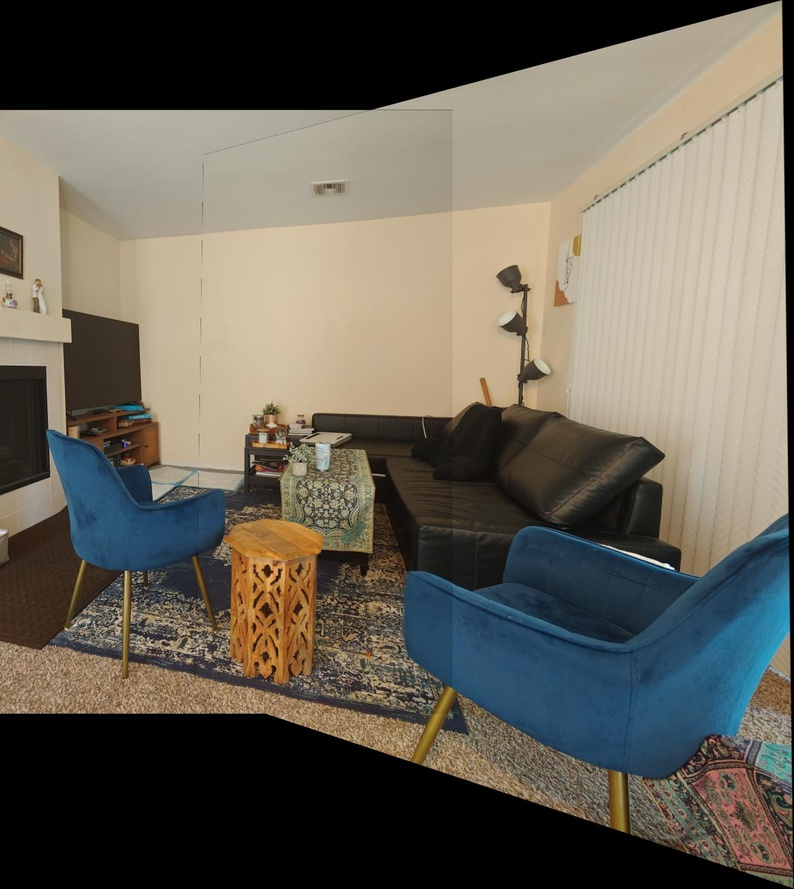
#> input picture panorama_image.jpg, 794 x 889 px, shrunk from 1342 x 1502 before the run
$ python -i homography.py   (imports and definitions only)
#> lines starting #> are read from the running program, lines starting #| are printed output that depends on the picture; after the words box and inside, x2 and y2 are one past the last pixel; in counts of white or black regions, pixels touching at a corner belong together
#> further down, picture is the input picture: shape (889, 794, 3); mean B, G, R 86.2, 97.2, 102.3
import numpy as np
import cv2
import imutils

class Homography():
    def __init__(self):
        pass

    def remove_void_regions(self, stitched_img):
        stitched_img = cv2.copyMakeBorder(stitched_img, 10, 10, 10, 10, cv2.BORDER_CONSTANT, (0,0,0))
        gray = cv2.cvtColor(stitched_img, cv2.COLOR_BGR2GRAY)
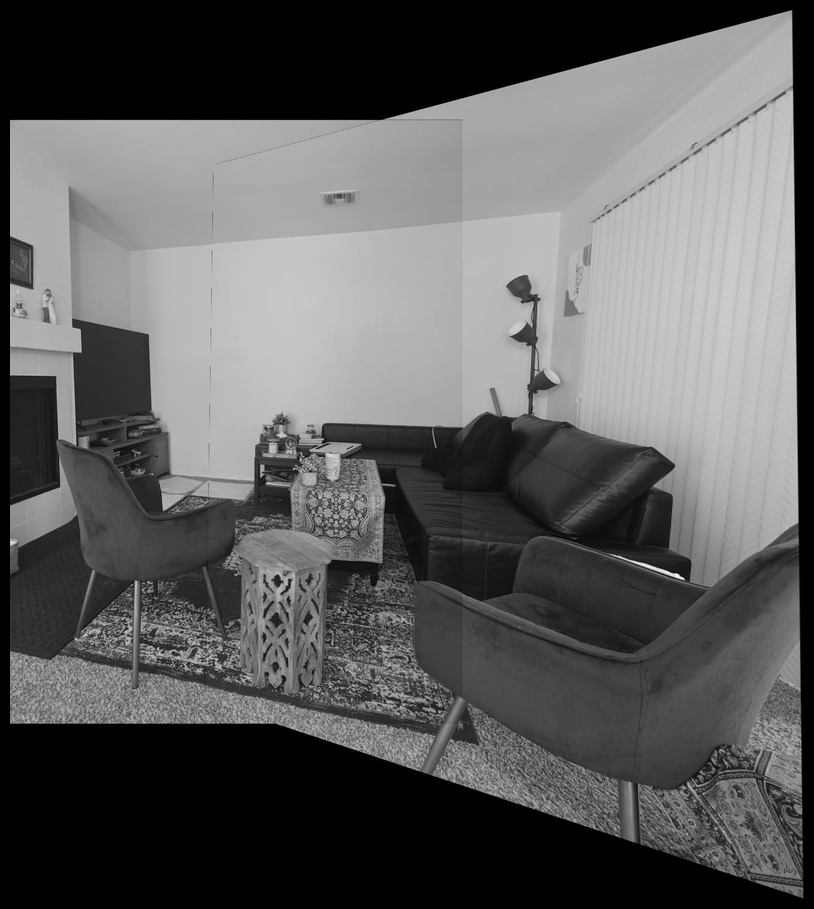
#> gray: shape (909, 814); min 0, max 245, mean 93
        thresh_img = cv2.threshold(gray, 0, 255 , cv2.THRESH_BINARY)[1]
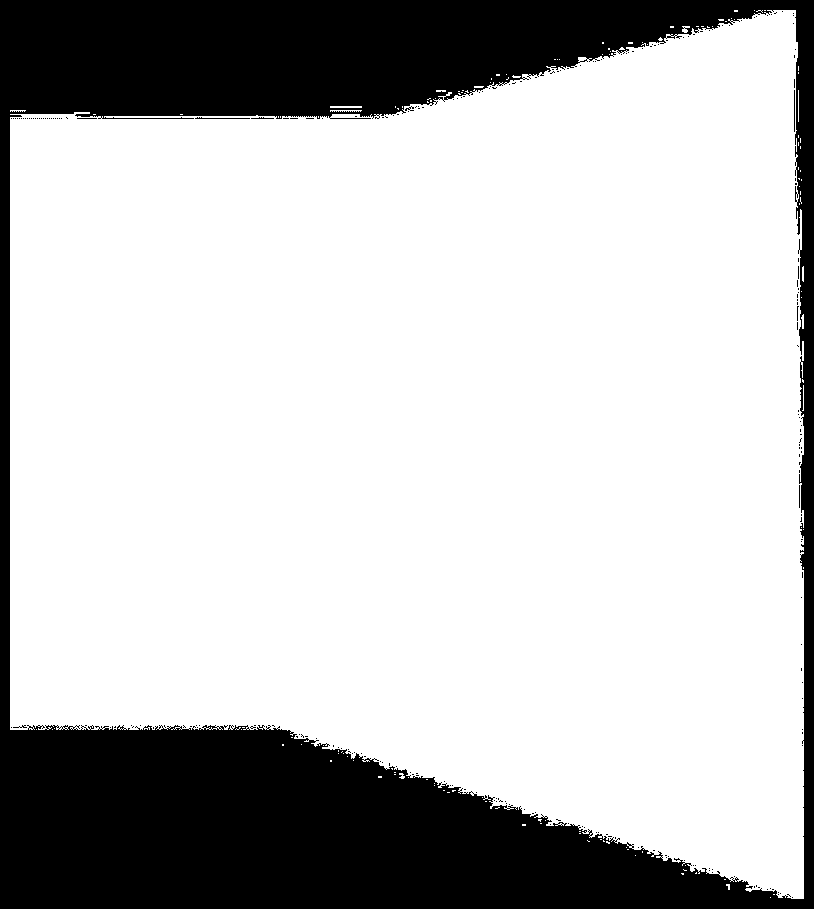
#> thresh_img: shape (909, 814); 74.9% white; 231 black regions (224 under 20 px)
        contours = cv2.findContours(thresh_img.copy(), cv2.RETR_EXTERNAL, cv2.CHAIN_APPROX_SIMPLE)
#> contours = 134 contours, 131 with area under 20; largest, box (x1, y1, x2, y2) and area: (10, 10, 804, 899) 552440, (330, 106, 362, 108) 31, (682, 26, 690, 33) 21
        contours = imutils.grab_contours(contours)
        areaOI = max(contours, key=cv2.contourArea)
#> areaOI = contour of 1881 points, box (x1, y1, x2, y2) (10, 10, 804, 899), area 552440
        mask = np.zeros(thresh_img.shape, dtype="uint8")
        x, y, w, h = cv2.boundingRect(areaOI)
#> x = 10; y = 10; w = 794; h = 889

        cv2.rectangle(mask, (x,y), (x + w, y + h), 255, -1)
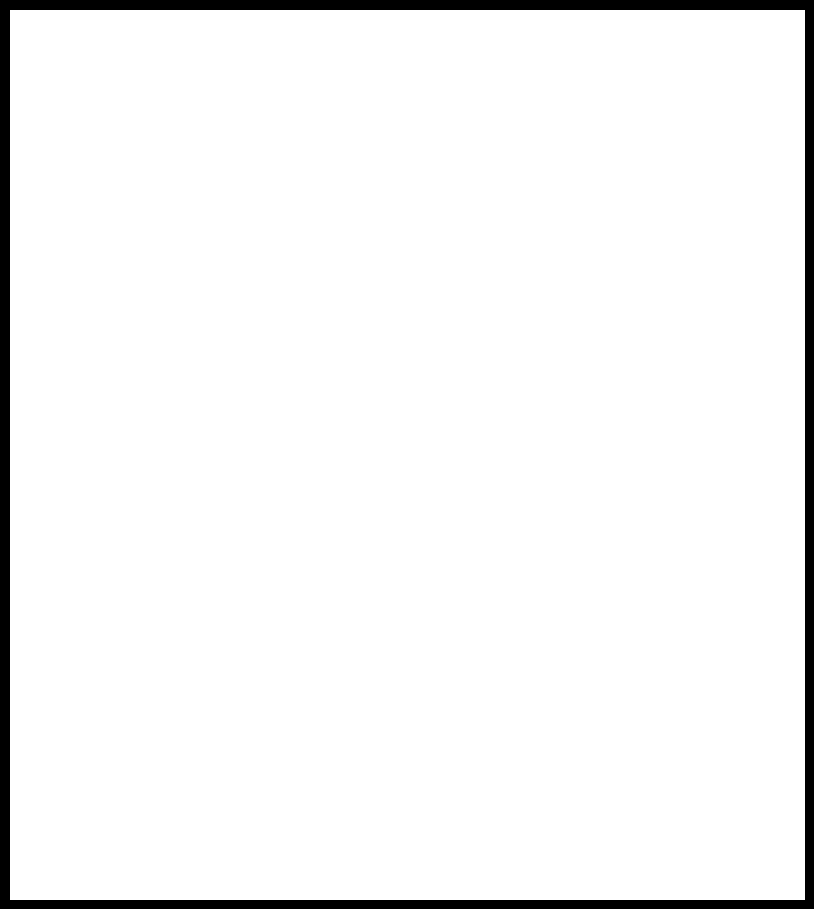
#> mask: shape (909, 814); 95.6% white; 1 black region, box (x1, y1, x2, y2) and area: (0, 0, 814, 909) 32376
        minRectangle = mask.copy()
        sub = mask.copy()

        while cv2.countNonZero(sub) > 0:
            minRectangle = cv2.erode(minRectangle, None)
            sub = cv2.subtract(minRectangle, thresh_img)
#> this loop made 175 passes
#> pass 1, in remove_void_regions, `sub = cv2.subtract(minRectangle, thresh_img)`:
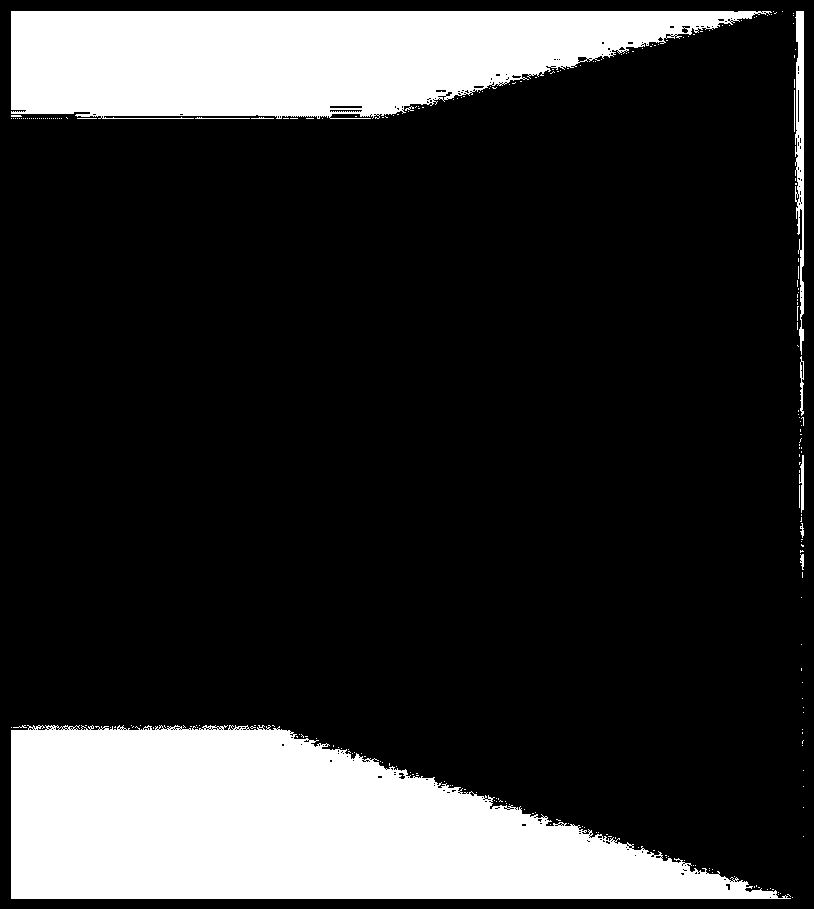
#> sub: shape (909, 814); 20.4% white; 249 white regions (235 under 20 px), largest, box (x1, y1, x2, y2) and area: (11, 725, 791, 899) 88608, (11, 11, 772, 119) 58963, (795, 11, 804, 355) 1918
#> after the loop:
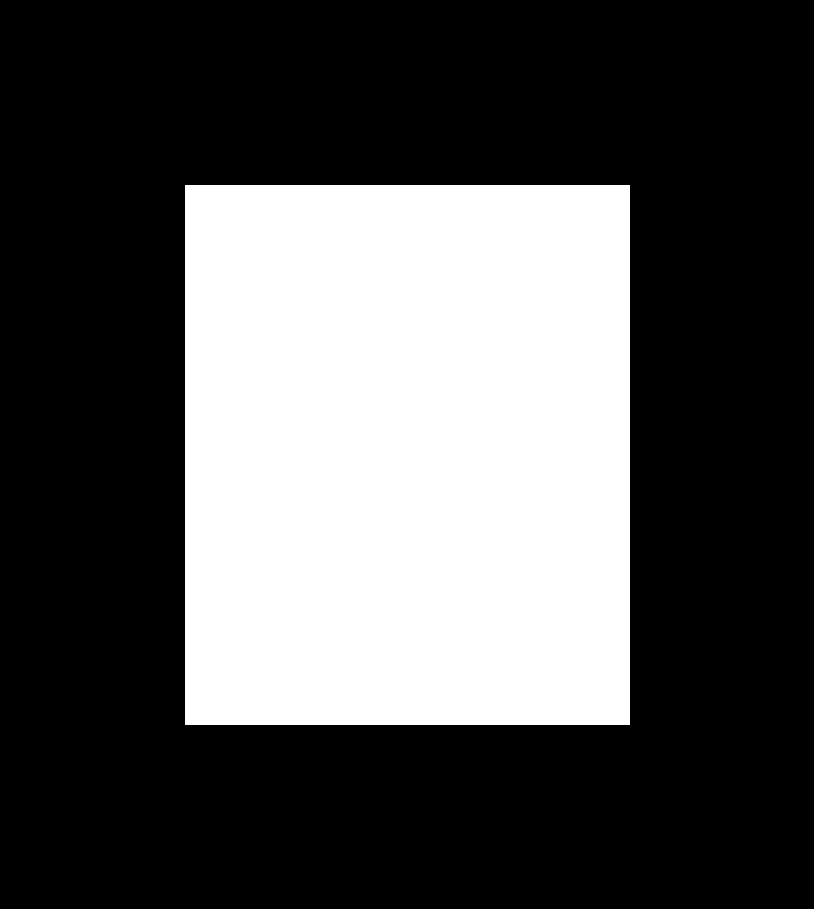
#> minRectangle: shape (909, 814); 32.5% white; 1 white region

        contours = cv2.findContours(minRectangle.copy(), cv2.RETR_EXTERNAL, cv2.CHAIN_APPROX_SIMPLE)
#> contours = 1 contour; box (x1, y1, x2, y2) and area: (185, 185, 630, 725) 239316
        contours = imutils.grab_contours(contours)
#> contours = [[[185, 185], [185, 724], [629, 724], [629, 185]]]
        areaOI = max(contours, key=cv2.contourArea)
#> areaOI = [[185, 185], [185, 724], [629, 724], [629, 185]]
        x, y, w, h = cv2.boundingRect(areaOI)
#> x = 185; y = 185; w = 445; h = 540
        stitched_img = stitched_img[y:y + h, x:x + w]
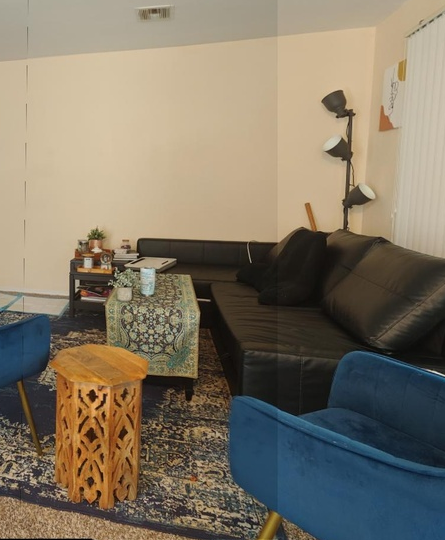
#> stitched_img: shape (540, 445, 3); mean of channels 0, 1, 2 102.4, 119.4, 129.3; drawn as B, G, R
        return stitched_img

    def macthed_image(self,img1,img2):
        sift = cv2.SIFT_create()
        keypoints1, descriptors1 = sift.detectAndCompute(img1, None)
        keypoints2, descriptors2 = sift.detectAndCompute(img2, None)
        bf = cv2.BFMatcher()
        matches = bf.knnMatch(descriptors1, descriptors2, k=2)
        good_matches = []
        ratio = 0.75
        for m, n in matches:
            if m.distance < ratio * n.distance:
                good_matches.append(m)

        # findHomography needs at least 4 correspondences and returns None when RANSAC
        # cannot fit one. Returning None here would surface as a crash inside
        # warpPerspective, so report the shortfall instead.
        if len(good_matches) < 4:
            return None

        src_pts = np.float32([keypoints1[m.queryIdx].pt for m in good_matches]).reshape(-1, 1, 2)
        dst_pts = np.float32([keypoints2[m.trainIdx].pt for m in good_matches]).reshape(-1, 1, 2)
        homography_matrix, _ = cv2.findHomography(src_pts, dst_pts, cv2.RANSAC, 5.0)
        return homography_matrix

>>> import cv2
>>> picture = cv2.imread('../panorama_image.jpg')
>>> result = Homography().remove_void_regions(picture)
